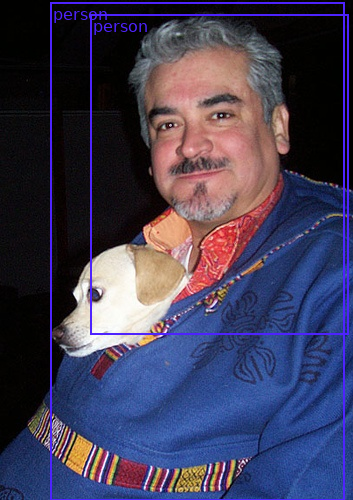
#> input picture results/reference_fcos/viz/000001.png, 353 x 500 px; its folder holds 3 pictures in this run; the run also reads 1 picture not shown here
$ python make_report.py
#> lines starting #> are read from the running program, lines starting #| are printed output that depends on the picture
"""Create the PDF report exclusively from measured experiment artifacts."""
from pathlib import Path
import json
import textwrap
import xml.sax.saxutils as xml
import matplotlib
matplotlib.use('Agg')
import matplotlib.pyplot as plt
from PIL import Image as PILImage
from reportlab.platypus import SimpleDocTemplate, Paragraph, Spacer, Table, TableStyle, Image, PageBreak, KeepTogether
from reportlab.lib.styles import getSampleStyleSheet, ParagraphStyle
from reportlab.lib import colors
from reportlab.lib.enums import TA_CENTER
from reportlab.lib.pagesizes import letter
import yaml

ROOT = Path(__file__).resolve().parent.parent
RESULTS = ROOT / 'results'
FIGURES = RESULTS / 'figures'
FIGURES.mkdir(parents=True, exist_ok=True)
WRITEUP = ROOT / 'writeup'
WRITEUP.mkdir(exist_ok=True)
NAMES = {'simple':'SimpleNet baseline', 'cnn':'SceneCNN (ours)', 'vit':'Local/global ViT (ours)',
         'resnet18':'ImageNet ResNet-18', 'reference_fcos':'Reference FCOS',
         'fcos':'FCOS ResNet-18 (ours)', 'swin':'FCOS Swin-T (bonus)', 'coco':'COCO subset (bonus)'}
REQUIRED = ['simple','cnn','vit','resnet18','reference_fcos','fcos']


def load_json(path, default=None):
    return json.loads(path.read_text()) if path.exists() else default


def history(name):
    path = RESULTS / name / 'history.jsonl'
    if not path.exists():
        candidates = sorted((ROOT / 'logs').glob('*_run_assignment2/history.jsonl'))
        keys={'simple':'cls_miniplaces_simple', 'cnn':'cls_miniplaces_cnn', 'vit':'cls_miniplaces_vit',
              'resnet18':'cls_miniplaces_resnet18','fcos':'det_voc_fcos','swin':'det_voc_swin','coco':'det_coco_fcos'}
        path=next((p for p in candidates if p.parent.name.startswith(keys.get(name,'__none__'))),path)
    if not path.exists():
        return []
    rows={}
    for line in path.read_text().splitlines():
        try:
            row=json.loads(line)
            rows[row['epoch']]=row
        except json.JSONDecodeError:
            continue
    return [rows[e] for e in sorted(rows)]


def make_plots():
    plt.rcParams.update({'font.size':10,'axes.spines.top':False,'axes.spines.right':False,
                         'figure.facecolor':'white','axes.grid':True,'grid.alpha':0.18})
    palette=['#536c85','#176b62','#94603c','#76578b']
    available=[name for name in ['simple','cnn','vit','resnet18'] if history(name)]
    if available:
        fig,axs=plt.subplots(2,2,figsize=(10,7),constrained_layout=True)
        for ax,name,color in zip(axs.flat,['simple','cnn','vit','resnet18'],palette):
            rows=history(name)
            if not rows:
                ax.text(.5,.5,'Run not completed',ha='center',transform=ax.transAxes)
            else:
                epochs=[r['epoch'] for r in rows]
                ax.plot(epochs,[r['train']['top1'] for r in rows],color=color,ls='--',label='Train (augmented)')
                ax.plot(epochs,[r['val']['top1'] for r in rows],color=color,lw=2,label='Validation')
                ax.legend(fontsize=8,loc='lower right')
            ax.set(title=NAMES[name],xlabel='Epoch (includes warmup)',ylabel='Top-1 accuracy (%)',ylim=(0,100))
        fig.savefig(FIGURES/'classification_curves.png',dpi=180)
        plt.close(fig)
        fig,axs=plt.subplots(1,2,figsize=(10,3.6),constrained_layout=True)
        for name,color in zip(['simple','cnn','vit','resnet18'],palette):
            rows=history(name)
            if not rows: continue
            epochs=[r['epoch'] for r in rows]
            axs[0].plot(epochs,[r['train']['loss'] for r in rows],label=NAMES[name],color=color)
            axs[1].plot(epochs,[r['val']['top5'] for r in rows],label=NAMES[name],color=color)
        axs[0].set(xlabel='Epoch',ylabel='Training cross-entropy')
        axs[1].set(xlabel='Epoch',ylabel='Validation top-5 (%)',ylim=(0,100))
        axs[0].legend(fontsize=8)
        fig.savefig(FIGURES/'classification_loss_top5.png',dpi=180)
        plt.close(fig)
    for name in ['fcos','swin','coco']:
        rows=history(name)
        if rows:
            fig,ax=plt.subplots(figsize=(9,3.4),constrained_layout=True)
            for key,label in [('cls_loss','Focal classification'),('reg_loss','GIoU regression'),('ctr_loss','Centerness BCE'),('final_loss','Total')]:
                ax.plot([r['epoch'] for r in rows],[r['train'][key] for r in rows],label=label)
            ax.set(xlabel='Epoch (includes warmup)',ylabel='Mean normalized loss',title=NAMES[name])
            ax.legend(ncol=2,fontsize=9)
            fig.savefig(FIGURES/f'{name}_losses.png',dpi=180)
            plt.close(fig)
        paths=sorted((RESULTS/name/'viz').glob('*.png'))[:4]
        if paths:
            fig,axs=plt.subplots(2,2,figsize=(9,6.3),constrained_layout=True)
            for ax,path in zip(axs.flat,paths):
                ax.imshow(PILImage.open(path));ax.axis('off');ax.set_title(f'Image {path.stem}',fontsize=10)
#> this loop made 3 passes
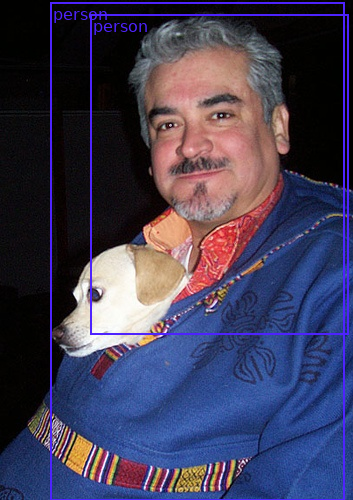
#> input picture results/reference_fcos/viz/000001.png, 353 x 500 px
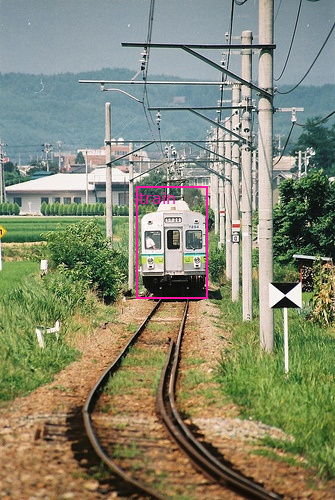
#> input picture results/reference_fcos/viz/000002.png, 335 x 500 px
            for ax in list(axs.flat)[len(paths):]: ax.axis('off')
            fig.savefig(FIGURES/f'{name}_detections.png',dpi=160);plt.close(fig)
#> after `fig.savefig(FIGURES / f'{name}_detections.png', dpi=160)`:
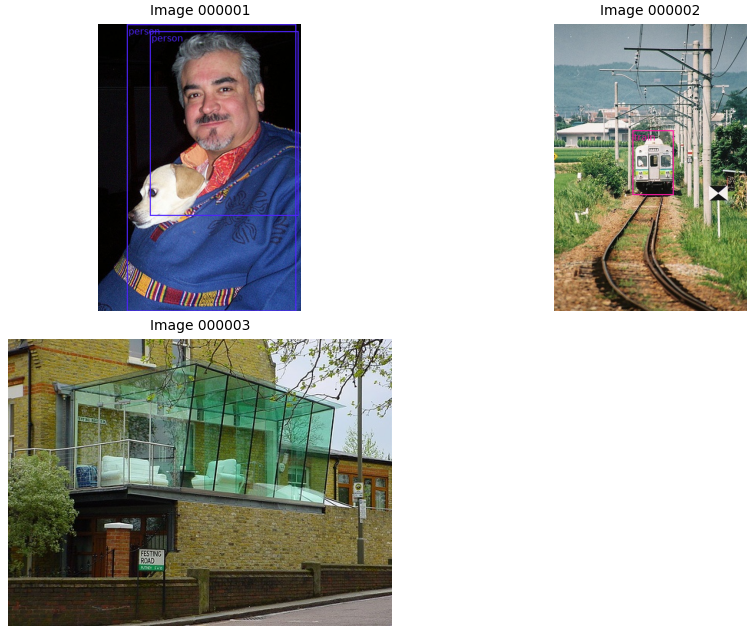
#> figure drawn by matplotlib, 3 panels
    paths=sorted((RESULTS/'reference_fcos'/'viz').glob('*.png'))[:4]
    if paths:
        fig,axs=plt.subplots(2,2,figsize=(9,6.3),constrained_layout=True)
        for ax,path in zip(axs.flat,paths):
            ax.imshow(PILImage.open(path));ax.axis('off');ax.set_title(f'VOC test image {path.stem}',fontsize=10)
        fig.savefig(FIGURES/'reference_fcos_detections.png',dpi=160);plt.close(fig)
#> (the rest of the program and of its run is left out)
